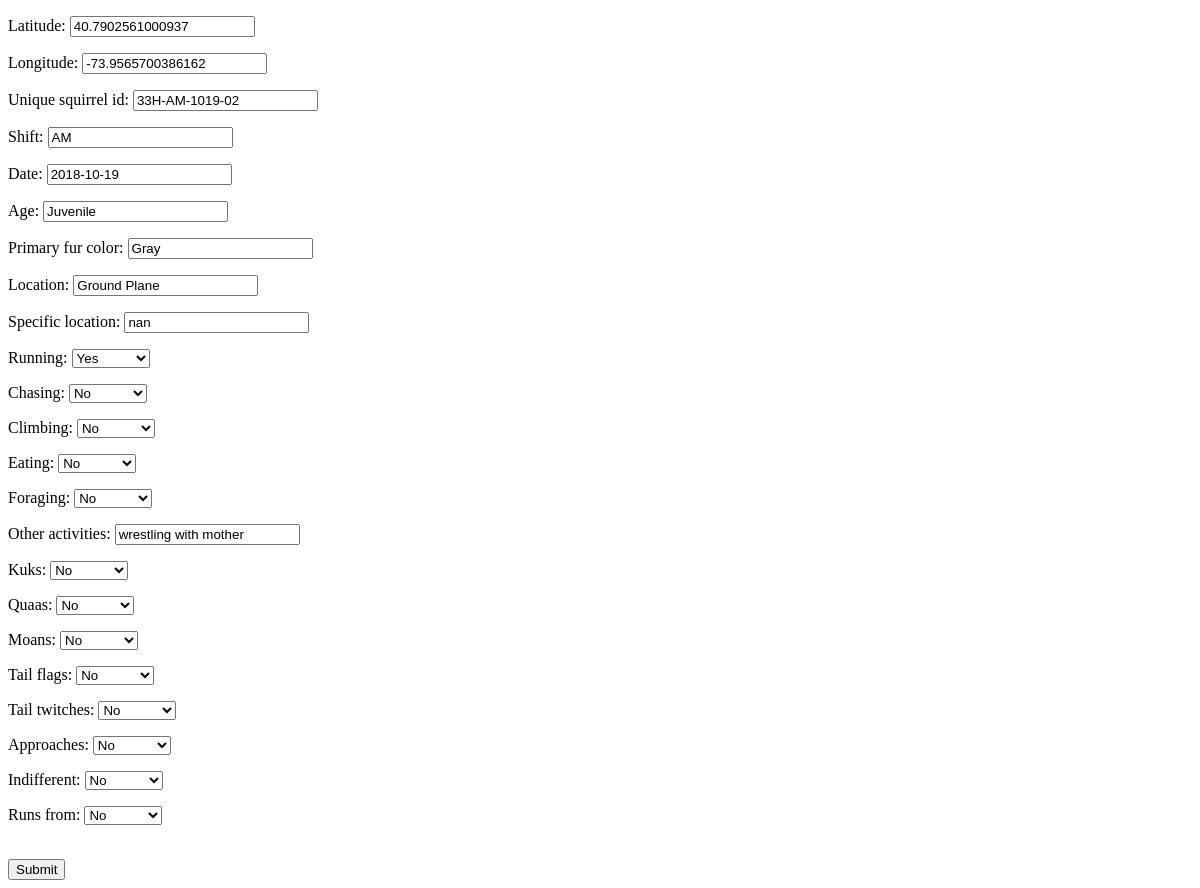
Before: /sightings/6 with the older database file.
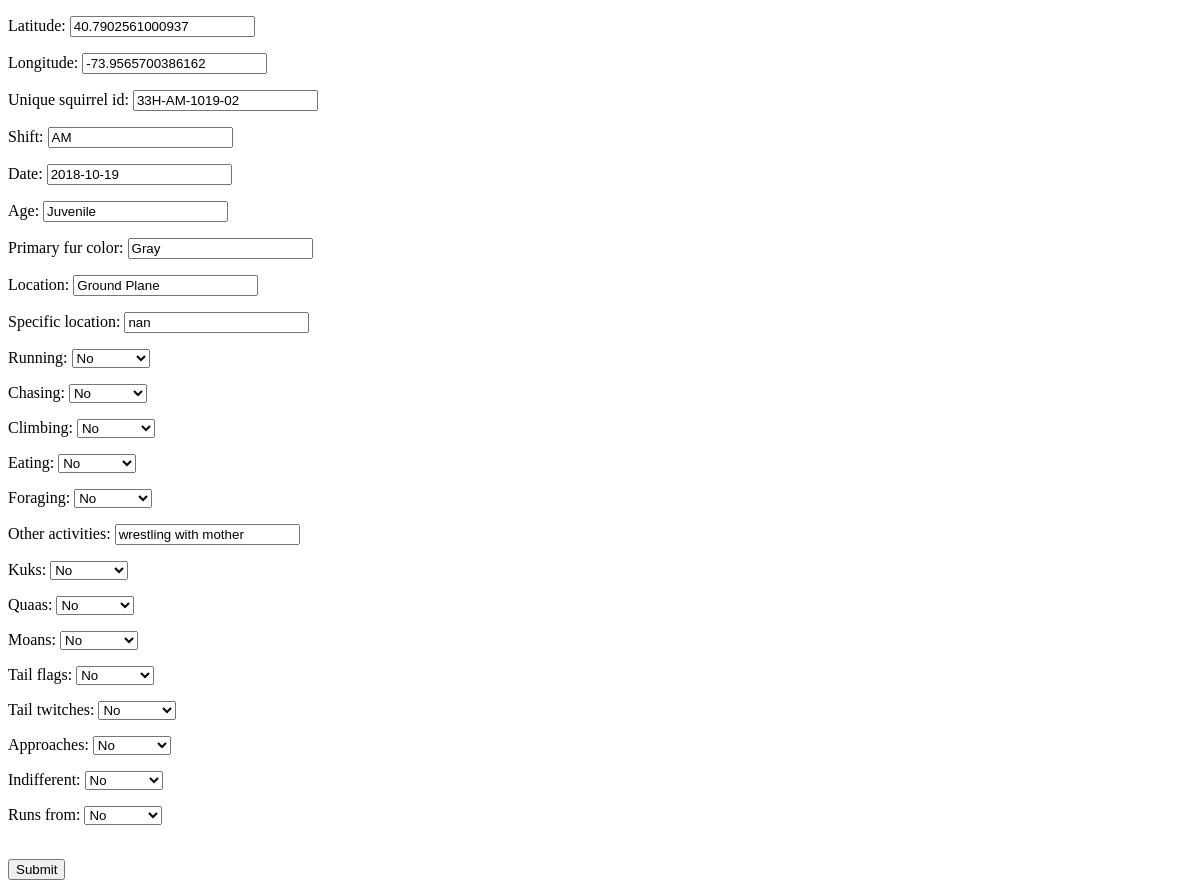
After: the same page with the newer database file.
### sightings/models.py (models this page shows)
class Sighting(models.Model):
    latitude = models.FloatField(null=True)
    longitude = models.FloatField(null=True)
    unique_squirrel_id = models.CharField(max_length=100)
    shift = models.CharField(max_length=20)
    date = models.DateField(null=True)
    age = models.CharField(max_length=20)
    primary_fur_color = models.CharField(max_length=100)
    location  = models.CharField(max_length=200)
    specific_location  = models.CharField(max_length=200)
    running = models.BooleanField(null=True)
    chasing = models.BooleanField(null=True)
    climbing = models.BooleanField(null=True)
    eating = models.BooleanField(null=True)
    foraging = models.BooleanField(null=True)
    other_activities = models.CharField(max_length=100)
    kuks = models.BooleanField(null=True)
    quaas = models.BooleanField(null=True)
    moans = models.BooleanField(null=True)
    tail_flags = models.BooleanField(null=True)
    tail_twitches = models.BooleanField(null=True)
    approaches = models.BooleanField(null=True)
    indifferent = models.BooleanField(null=True)
    runs_from = models.BooleanField(null=True)

### sightings/views.py (the view)
# urls.py: path('<int:sighting_id>', views.edit_sighting, name='edit'),
def edit_sighting(request, sighting_id):
    sighting = get_object_or_404(Sighting, pk=sighting_id)
    if request.method == 'POST':
        form = SightingForm(request.POST, instance=sighting)
        if form.is_valid():
            form.save()
            return redirect('/sightings')
    else:
        form = SightingForm(instance=sighting)
    context = {
        'form': form,
    }
    return render(request, 'sightings/edit.html', context)

### sightings/forms.py
class SightingForm(ModelForm):
    class Meta:
        model = Sighting
        fields = '__all__'

### sightings/templates/sightings/edit.html (shortened to what this page needs)
<!DOCTYPE html>
<html>
    <body>
        <form method="post">
            {{ form.as_p }}
            <br>
            <input type="submit" name="Submit">
        </form>
    </body>
</html>

Changed rows visible on the page:
changed Sighting "33H-AM-1019-02": running "Yes" → "No"
